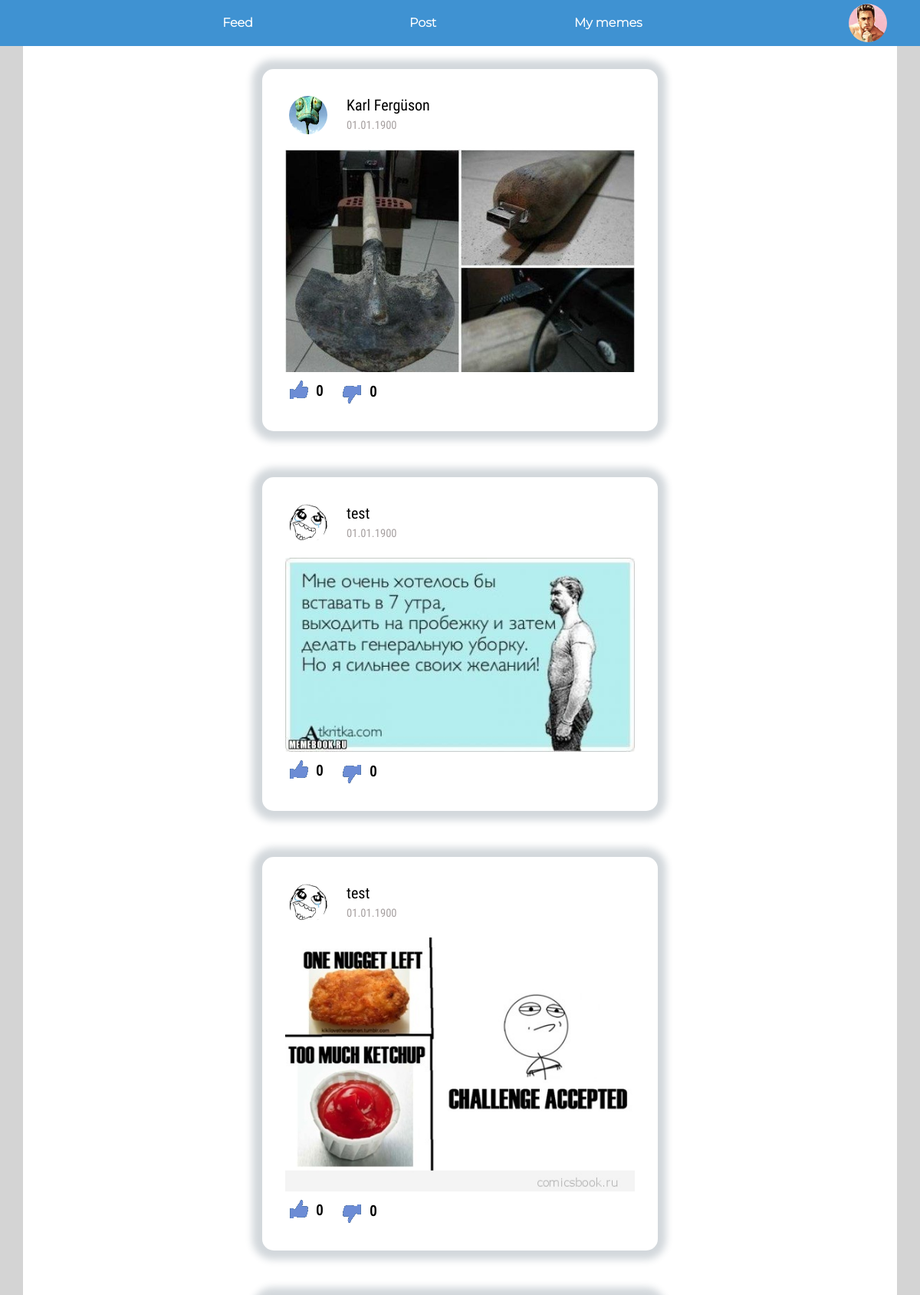
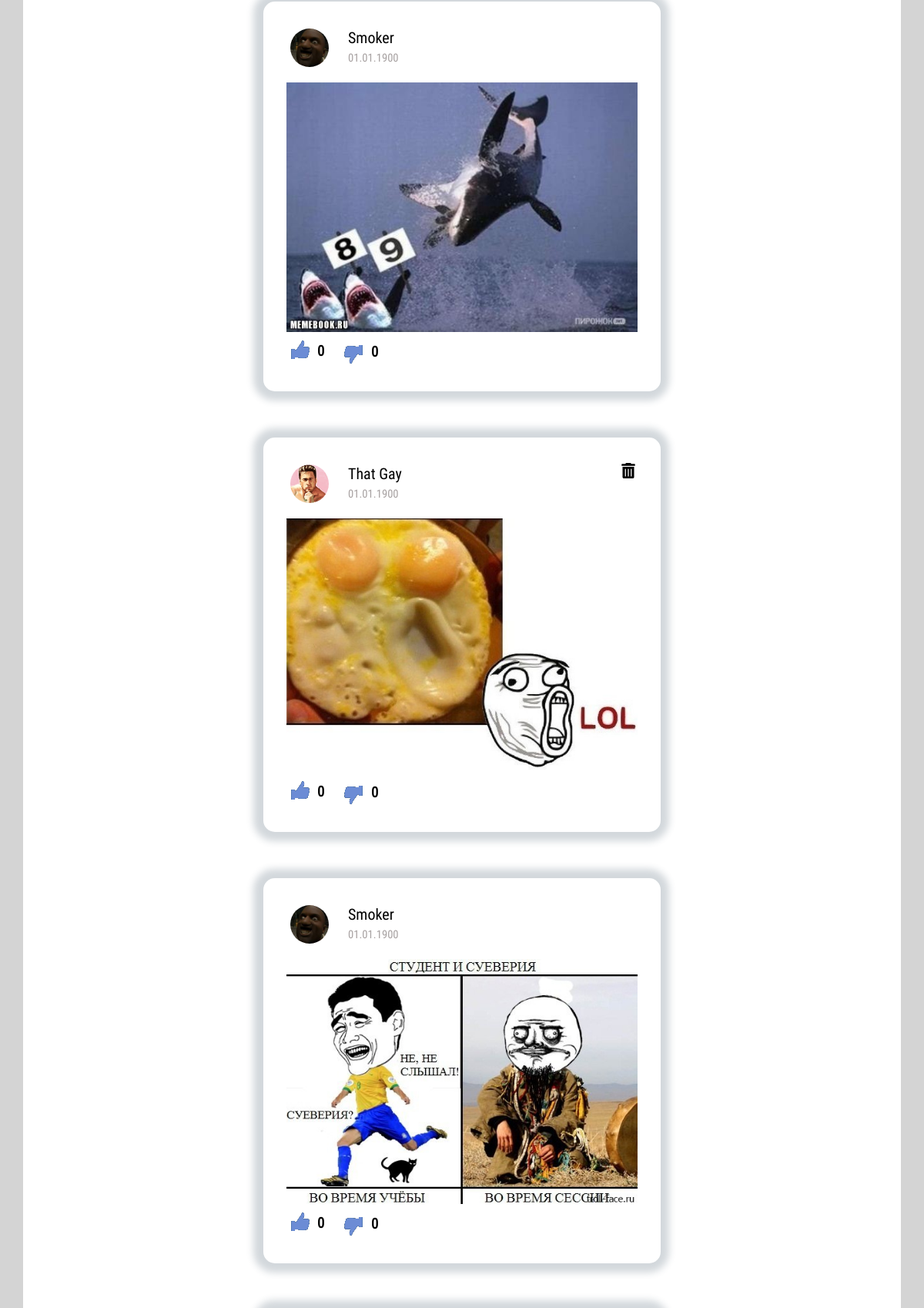
The page /main?page=2 (signed in, upper part) on the database its author committed (2 pictures, top to bottom).
### tables this page shows
CREATE TABLE users( id INTEGER NOT NULL PRIMARY KEY AUTOINCREMENT,
admin INTEGER NOT NULL,
login TEXT NOT NULL,
password TEXT NOT NULL,
avatar TEXT NOT NULL,
email TEXT);

CREATE TABLE post( id INTEGER NOT NULL PRIMARY KEY AUTOINCREMENT,
author_id INTEGER NOT NULL REFERENCES users (id),
text TEXT,
image TEXT,
date TEXT,
like INTEGER,
dislike INTEGER);

### app.py (the view, shortened to what this page needs)
@app.route('/')
@app.route("/feed", methods=['GET', 'POST'])
@app.route("/index", methods=['GET', 'POST'])
@app.route("/main", methods=['GET', 'POST'])
def show_feed(page=1):
    if 'login' not in session:
        return redirect(url_for('login_user'))
    if not is_user_active():
        log_out()
        return redirect(url_for('login_user'))
    if request.method == "GET" and request.args.get('page'):
        page = int(request.args.get('page'))
    dataposts = list(get_all_tabledata(create_connection(DATABASE_PATH), 'Post'))
    pages, limit = calc_pages_and_limit(dataposts, page)
    posts = generate_posts(dataposts, page, limit)
    avatar = 'images/avatars/' + get_user_avatar_bId(session['id'], DATABASE_PATH)
    return render_template("index.html", posts=posts, pages=pages, avatar=avatar)

### app.py (called while the page is built)
def is_user_active():
    con = create_connection(DATABASE_PATH)
    res = con.execute(f"SELECT id,login FROM Users WHERE id={session['id']} and login='{session['login']}'")
    return len(list(res)) == 1

def generate_posts(dataposts, page, limit):
    posts = []
    for i in range((page - 1) * PAGES_POSTS, limit):
        author_name = get_username_bId(dataposts[i][1], DATABASE_PATH)
        avatar = get_user_avatar_bId(dataposts[i][1], DATABASE_PATH)
        reactions = list(get_reaction_bId(dataposts[i][0], DATABASE_PATH))
        post = {'id': dataposts[i][0], 'avatar': AVATAR_FOLDER + avatar, 'author_id': dataposts[i][1],
                'author_name': author_name, 'date': dataposts[i][4], 'comment': dataposts[i][2],
                'image': MEMES_FOLDER + dataposts[i][3], 'likes': reactions[0][0], 'dislikes': reactions[0][1]
                }
        posts.append(post)
    return reversed(posts)

def calc_pages_and_limit(dataposts, page):
    pages = len(dataposts) // PAGES_POSTS
    if len(dataposts) % PAGES_POSTS != 0:
        pages += 1
    limit = page * PAGES_POSTS
    if limit > len(dataposts):
        limit = len(dataposts)
    return pages, limit

### modules/database.py (called while the page is built)
def create_connection(db_file):
    conn = None
    conn = sl.connect(db_file)
    return conn

def get_all_tabledata(connection, table_name, result_as_dataclass=False):
    with connection:
        data = connection.execute(f'SELECT * FROM {table_name}')
    if not result_as_dataclass:
        return data
    dataclass_result = []
    for i in data:
        dataclass_result.append(_process_table_rowdata(table_name, i))
    return dataclass_result

def get_username_bId(user_id, db_file):
    connection = create_connection(db_file)
    sql_querry = f"SELECT login FROM users WHERE id={user_id}"
    result = connection.execute(sql_querry).fetchall()[0][0]
    return result

def get_user_avatar_bId(user_id, db_file):
    connection = create_connection(db_file)
    sql_query = f"SELECT avatar FROM users WHERE id={user_id}"
    result = connection.execute(sql_query).fetchall()[0][0]
    return result

def get_reaction_bId(post_id, db_file):
    connection = create_connection(db_file)
    with connection:
        data = connection.execute(f"SELECT like, dislike FROM Post WHERE id={post_id}")
    return data

### templates/index.html (shortened to what this page needs)
<!DOCTYPE html>
<html lang="ru">
<head>
    <link rel="stylesheet" href="{{ url_for('static', filename='styles/index.css')}}">
    <link rel="stylesheet" href="{{ url_for('static', filename='styles/nav.css')}}">
    <link rel="stylesheet" href="{{ url_for('static', filename='styles/index-mobile.css')}}">
    <link rel="stylesheet" href="{{ url_for('static', filename='styles/nav-mobile.css')}}">
</head>
<body>
    {% include "nav.html" %}
    {% block content %}
    <main>
        {% include "post.html" %}
    </main>
    {% endblock %}
</body>
</html>

### templates/post.html (shortened to what this page needs)
{% for post in posts %}
<div class="post">
    <div class="avatar">
        <img src="{{ url_for('static', filename=post['avatar']) }}" alt="avatar">
    </div>
    <div class="datapost">
        <div>{{ post['author_name'] }}</div>
        <div>{{ post['date'] }}</div>
    </div>
    {% if session['admin'] > 0 or session['id'] == post['author_id'] %}
    {% include "trash.html" %}
    {% endif %}
    <div class="content">
        <div><img src="{{ url_for('static', filename=post['image']) }}" alt="meme"></div>
    </div>
    <div class="reaction">
        <div onclick="addId({{ post['id'] }}, 'like')">
            <div></div>
            <div>{{ post['likes'] }}</div>
        </div>
        <div onclick="addId({{ post['id'] }}, 'dislike')">
            <div></div>
            <div>{{ post['dislikes'] }}</div>
        </div>
    </div>
</div>
{% endfor %}

### static/styles/index.css (style rules this page uses)
body { padding: 0; margin: 0; background-color: #d4d4d4; box-sizing: border-box; max-width: 100%; max-height: 100%; }
main { margin: 0 30px; max-width: 100%; max-height: 100%; display: grid; grid-template-columns: repeat(12, 1fr); grid-column-gap: 20px; background-color: #fff; max-width: 100%; height: 100%; padding-bottom: 30px; }
.post { grid-column: 1/13; max-width: 100%; width: 40%; max-height: 100%; background-color: #fff; padding: 30px; display: grid; grid-template-columns: repeat(12, 1fr); grid-column-gap: 20px; margin: 30px auto; font-size: 14pt; -webkit-box-shadow: -1px 0px 10px 12px rgba(34, 60, 80, 0.2); -moz-box-shadow: -1px 0px 10px 12px rgba(34, 60, 80, 0.2); box-shadow: -1px 0px 10px 12px rgba(34, 60, 80, 0.2); border-radius: 15px; }
.avatar { grid-column: 1/2; padding: 5px; }
.avatar > img { width: 50px; height: 50px; border-radius: 50%; }
.datapost { grid-column: 2/11; }
.datapost > div { margin-top: 5px; }
.datapost > div:first-child { font-size: 15pt; font-weight: 500; }
.datapost > div:last-child { font-size: 11pt; color: #a7a1a1; }
.content { grid-column: 1/13; }
.content > div { margin-top: 10px; }
.content > div:last-child > img { width: 100%; height: 100%; }
.reaction { grid-column: 1/13; width: 100px; display: flex; }
.reaction > div:first-child > div:first-child { background-image: url("../svg/like.svg"); background-size: 50px 50px; background-position: 38px 38px; }
.reaction > div:last-child > div:first-child { background-image: url("../svg/like.svg"); transform: rotate(180deg); background-size: 50px 50px; background-position: 38px 38px; }
.reaction > div div, .delete > div { width: 25px; height: 25px; }
.reaction > div { display: flex; padding: 5px; }
.reaction > div:first-child > div:last-child, .reaction > div:last-child > div:last-child { padding-left: 10px; margin-top: 4px; font-weight: 600; }
.reaction > div:last-child > div:last-child { margin-top: -2px; }
.reaction > div:last-child { margin-top: 7px; }

### rows shown on the page
users: author_name "Karl Fergüson"
post: date "01.01.1900"
users: author_name "test" "test"
post: date "01.01.1900"
post: date "01.01.1900"
users: author_name "Smoker" "Smoker"
post: date "01.01.1900"
users: author_name "That Gay"
post: date "01.01.1900"
post: date "01.01.1900"

### other values the page prints
{{ post['likes'] }} "0" "0" "0" "0" "0" "0"
{{ post['dislikes'] }} "0" "0" "0" "0" "0" "0"
